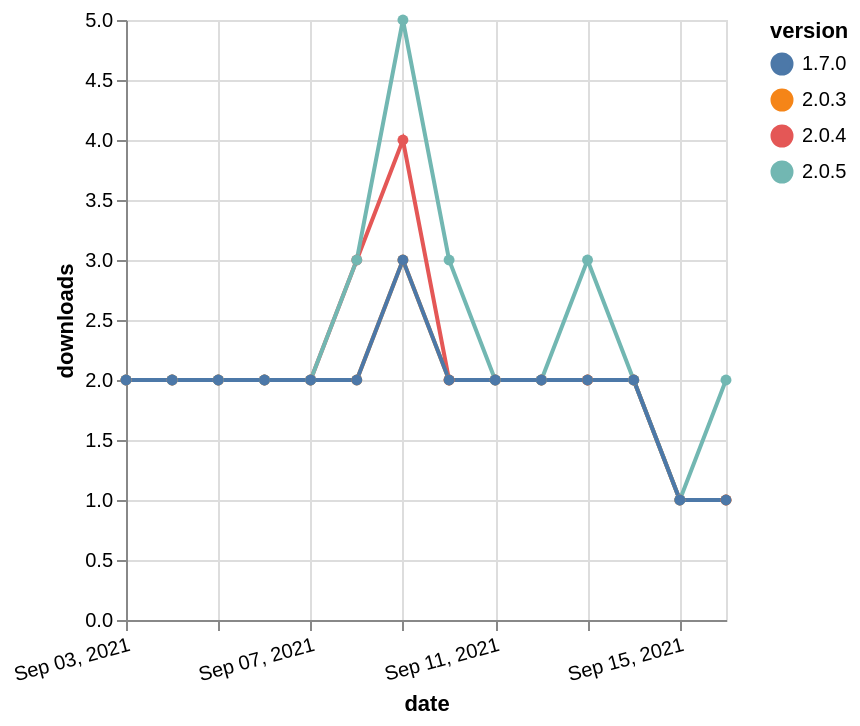

Describe this chart as a Vega-Lite specification.
### Vega-Lite specification from a JSON file in a GitHub repository (floating-point values rounded to 4 significant figures)
{"$schema": "https://vega.github.io/schema/vega-lite/v5.json", "description": "A simple bar chart with embedded data.", "data": {"values": [{"date": "2021-09-03", "total": 1446, "delta": 2, "version": "2.0.4"}, {"date": "2021-09-04", "total": 1448, "delta": 2, "version": "2.0.4"}, {"date": "2021-09-05", "total": 1450, "delta": 2, "version": "2.0.4"}, {"date": "2021-09-06", "total": 1452, "delta": 2, "version": "2.0.4"}, {"date": "2021-09-07", "total": 1454, "delta": 2, "version": "2.0.4"}, {"date": "2021-09-08", "total": 1457, "delta": 3, "version": "2.0.4"}, {"date": "2021-09-09", "total": 1461, "delta": 4, "version": "2.0.4"}, {"date": "2021-09-10", "total": 1463, "delta": 2, "version": "2.0.4"}, {"date": "2021-09-11", "total": 1465, "delta": 2, "version": "2.0.4"}, {"date": "2021-09-12", "total": 1467, "delta": 2, "version": "2.0.4"}, {"date": "2021-09-13", "total": 1469, "delta": 2, "version": "2.0.4"}, {"date": "2021-09-14", "total": 1471, "delta": 2, "version": "2.0.4"}, {"date": "2021-09-15", "total": 1472, "delta": 1, "version": "2.0.4"}, {"date": "2021-09-16", "total": 1473, "delta": 1, "version": "2.0.4"}, {"date": "2021-09-03", "total": 1692, "delta": 2, "version": "2.0.3"}, {"date": "2021-09-04", "total": 1694, "delta": 2, "version": "2.0.3"}, {"date": "2021-09-05", "total": 1696, "delta": 2, "version": "2.0.3"}, {"date": "2021-09-06", "total": 1698, "delta": 2, "version": "2.0.3"}, {"date": "2021-09-07", "total": 1700, "delta": 2, "version": "2.0.3"}, {"date": "2021-09-08", "total": 1702, "delta": 2, "version": "2.0.3"}, {"date": "2021-09-09", "total": 1705, "delta": 3, "version": "2.0.3"}, {"date": "2021-09-10", "total": 1707, "delta": 2, "version": "2.0.3"}, {"date": "2021-09-11", "total": 1709, "delta": 2, "version": "2.0.3"}, {"date": "2021-09-12", "total": 1711, "delta": 2, "version": "2.0.3"}, {"date": "2021-09-13", "total": 1713, "delta": 2, "version": "2.0.3"}, {"date": "2021-09-14", "total": 1715, "delta": 2, "version": "2.0.3"}, {"date": "2021-09-15", "total": 1716, "delta": 1, "version": "2.0.3"}, {"date": "2021-09-16", "total": 1717, "delta": 1, "version": "2.0.3"}, {"date": "2021-09-03", "total": 1932, "delta": 2, "version": "2.0.5"}, {"date": "2021-09-04", "total": 1934, "delta": 2, "version": "2.0.5"}, {"date": "2021-09-05", "total": 1936, "delta": 2, "version": "2.0.5"}, {"date": "2021-09-06", "total": 1938, "delta": 2, "version": "2.0.5"}, {"date": "2021-09-07", "total": 1940, "delta": 2, "version": "2.0.5"}, {"date": "2021-09-08", "total": 1943, "delta": 3, "version": "2.0.5"}, {"date": "2021-09-09", "total": 1948, "delta": 5, "version": "2.0.5"}, {"date": "2021-09-10", "total": 1951, "delta": 3, "version": "2.0.5"}, {"date": "2021-09-11", "total": 1953, "delta": 2, "version": "2.0.5"}, {"date": "2021-09-12", "total": 1955, "delta": 2, "version": "2.0.5"}, {"date": "2021-09-13", "total": 1958, "delta": 3, "version": "2.0.5"}, {"date": "2021-09-14", "total": 1960, "delta": 2, "version": "2.0.5"}, {"date": "2021-09-15", "total": 1961, "delta": 1, "version": "2.0.5"}, {"date": "2021-09-16", "total": 1963, "delta": 2, "version": "2.0.5"}, {"date": "2021-09-03", "total": 2508, "delta": 2, "version": "1.7.0"}, {"date": "2021-09-04", "total": 2510, "delta": 2, "version": "1.7.0"}, {"date": "2021-09-05", "total": 2512, "delta": 2, "version": "1.7.0"}, {"date": "2021-09-06", "total": 2514, "delta": 2, "version": "1.7.0"}, {"date": "2021-09-07", "total": 2516, "delta": 2, "version": "1.7.0"}, {"date": "2021-09-08", "total": 2518, "delta": 2, "version": "1.7.0"}, {"date": "2021-09-09", "total": 2521, "delta": 3, "version": "1.7.0"}, {"date": "2021-09-10", "total": 2523, "delta": 2, "version": "1.7.0"}, {"date": "2021-09-11", "total": 2525, "delta": 2, "version": "1.7.0"}, {"date": "2021-09-12", "total": 2527, "delta": 2, "version": "1.7.0"}, {"date": "2021-09-13", "total": 2529, "delta": 2, "version": "1.7.0"}, {"date": "2021-09-14", "total": 2531, "delta": 2, "version": "1.7.0"}, {"date": "2021-09-15", "total": 2532, "delta": 1, "version": "1.7.0"}, {"date": "2021-09-16", "total": 2533, "delta": 1, "version": "1.7.0"}]}, "width": "container", "mark": {"type": "line", "point": {"filled": true}}, "encoding": {"x": {"field": "date", "type": "temporal", "timeUnit": "yearmonthdate", "title": "date", "axis": {"labelAngle": -15}}, "y": {"field": "delta", "type": "quantitative", "title": "downloads"}, "color": {"field": "version", "type": "nominal"}, "tooltip": {"field": "delta"}}}
